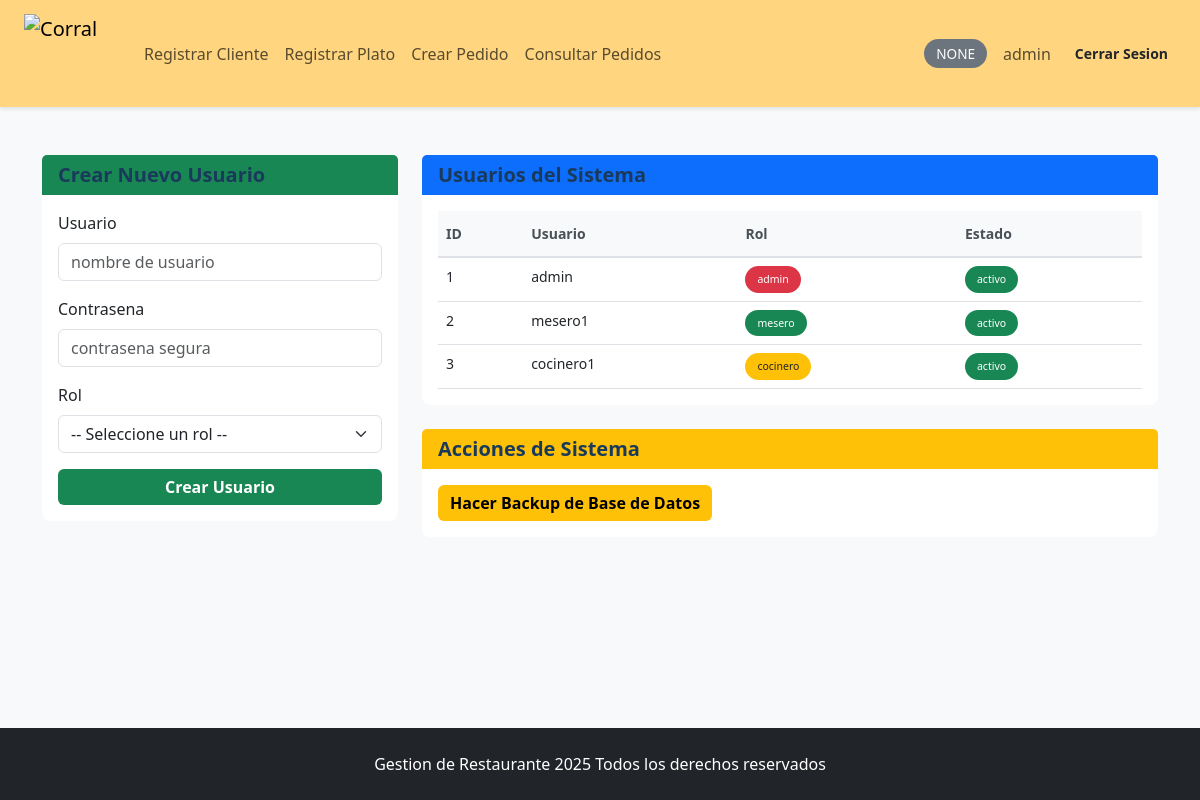
Screenshot of /admin/usuarios (signed in) with the database file from the repository.
### tables this page shows
CREATE TABLE usuarios (
            id INTEGER PRIMARY KEY AUTOINCREMENT,
            username TEXT UNIQUE NOT NULL,
            password TEXT NOT NULL,
            intentos_fallidos INTEGER DEFAULT 0,
            bloqueado INTEGER DEFAULT 0
        );

### app.py (the view)
@app.route('/admin/usuarios')
@login_required
@privilegio_required('crear_usuario')
def admin_usuarios():
    conn = get_connection()
    usuarios = conn.execute("""
        SELECT u.id, u.username, u.bloqueado,
               GROUP_CONCAT(r.nombre, ', ') as roles
        FROM usuarios u
        LEFT JOIN usuario_rol ur ON u.id = ur.usuario_id
        LEFT JOIN roles r ON ur.rol_id = r.id
        GROUP BY u.id
    """).fetchall()
    conn.close()
    registrar_log(session['username'], "acceso a gestion de usuarios")
    return render_template('admin_usuarios.html', usuarios=usuarios)

### app.py (called while the page is built)
def get_connection():
    conn = sqlite3.connect(DB)
    conn.row_factory = sqlite3.Row
    return conn

def registrar_log(usuario, accion):
    conn = get_connection()
    cursor = conn.cursor()
    fecha = datetime.now().strftime("%Y-%m-%d %H:%M:%S")
    cursor.execute("""
    INSERT INTO logs(usuario, accion, fecha)
    VALUES(?, ?, ?)
    """, (usuario, accion, fecha))
    conn.commit()
    conn.close()

def tiene_privilegio(user_id, privilegio):
    conn = get_connection()
    cursor = conn.cursor()
    cursor.execute("""
    SELECT p.nombre
    FROM privilegios p
    JOIN rol_privilegio rp ON p.id = rp.privilegio_id
    JOIN usuario_rol ur ON ur.rol_id = rp.rol_id
    WHERE ur.usuario_id = ?
    """, (user_id,))
    privilegios_usuario = [p[0] for p in cursor.fetchall()]
    conn.close()
    return privilegio in privilegios_usuario

def login_required(f):
    @wraps(f)
    def decorated_function(*args, **kwargs):
        if 'user_id' not in session:
            return redirect(url_for('login'))
        return f(*args, **kwargs)
    return decorated_function

def privilegio_required(privilegio):
    def decorator(f):
        @wraps(f)
        def decorated_function(*args, **kwargs):
            if 'user_id' not in session:
                return redirect(url_for('login'))
            if not tiene_privilegio(session['user_id'], privilegio):
                flash('sin permiso para acceder a esta seccion', 'danger')
                return redirect(url_for('index'))
            return f(*args, **kwargs)
        return decorated_function
    return decorator

### templates/admin_usuarios.html (shortened to what this page needs)
{% extends "base.html" %}
{% block contenido %}
<div class="row">
    <div class="col-lg-4 mb-4">
        <div class="card">
            <div class="card-header bg-success text-white">
                <h5 class="mb-0">Crear Nuevo Usuario</h5>
            </div>
            <div class="card-body">
                <form method="POST" action="{{ url_for('admin_crear_usuario') }}" class="needs-validation" novalidate>
                    <div class="mb-3">
                        <label for="username" class="form-label">Usuario</label>
                        <input type="text" class="form-control" id="username" name="username" placeholder="nombre de usuario" required>
                    </div>
                    <div class="mb-3">
                        <label for="password" class="form-label">Contrasena</label>
                        <input type="password" class="form-control" id="password" name="password" placeholder="contrasena segura" required>
                    </div>
                    <div class="mb-3">
                        <label for="rol" class="form-label">Rol</label>
                        <select class="form-select" id="rol" name="rol" required>
                            <option value="">-- Seleccione un rol --</option>
                        </select>
                    </div>
                    <button type="submit" class="btn btn-success w-100">
                        Crear Usuario
                    </button>
                </form>
            </div>
        </div>
    </div>
    <div class="col-lg-8">
        <div class="card">
            <div class="card-header bg-primary text-white">
                <h5 class="mb-0">Usuarios del Sistema</h5>
            </div>
            <div class="card-body">
                <div class="table-responsive">
                    <table class="table table-hover">
                        <thead class="table-light">
                            <tr>
                                <th>ID</th>
                                <th>Usuario</th>
                                <th>Rol</th>
                                <th>Estado</th>
                            </tr>
                        </thead>
                        <tbody>
                            {% for usuario in usuarios %}
                                <tr>
                                    <td>{{ usuario.id }}</td>
                                    <td>{{ usuario.username }}</td>
                                    <td>
                                        {% if usuario.roles %}
                                            {% for rol in usuario.roles.split(', ') %}
                                                {% if rol == 'admin' %}
                                                    <span class="badge bg-danger">{{ rol }}</span>
                                                {% elif rol == 'mesero' %}
                                                    <span class="badge bg-success">{{ rol }}</span>
                                                {% elif rol == 'cocinero' %}
                                                    <span class="badge bg-warning text-dark">{{ rol }}</span>
                                                {% else %}
                                                    <span class="badge bg-secondary">{{ rol }}</span>
                                                {% endif %}
                                            {% endfor %}
                                        {% else %}
                                            <span class="badge bg-secondary">sin rol</span>
                                        {% endif %}
                                    </td>
                                    <td>
                                        {% if usuario.bloqueado == 1 %}
                                            <span class="badge bg-danger">bloqueado</span>
                                        {% else %}
                                            <span class="badge bg-success">activo</span>
                                        {% endif %}
                                    </td>
                                </tr>
                            {% endfor %}
                        </tbody>
                    </table>
                </div>
            </div>
        </div>
        <div class="card mt-4">
            <div class="card-header bg-warning text-dark">
                <h5 class="mb-0">Acciones de Sistema</h5>
            </div>
            <div class="card-body">
                <form method="POST" action="{{ url_for('admin_backup') }}" style="display: inline;">
                    <button type="submit" class="btn btn-warning">
                        Hacer Backup de Base de Datos
                    </button>
                </form>
            </div>
        </div>
    </div>
</div>
{% endblock %}

### templates/components/navbar.html (shortened to what this page needs)
<nav class="navbar navbar-light d-flex justify-content-between align-items-center ps-4 pe-4" style="background-color: #FFD580;">
    <div class="d-flex align-items-center gap-4">
        <a class="navbar-brand mb-0" href="{{ url_for('index') }}">
            <img src="https://i.revistapym.com.co/old/2016/10/logo-corral-1.png" alt="Corral" width="80" height="80" class="d-inline-block align-text-top">
        </a>
        <ul class="navbar-nav d-flex flex-row gap-3 mb-0">
            <li class="nav-item">
                <a class="nav-link" href="{{ url_for('registrar_cliente') }}">Registrar Cliente</a>
            </li>
            <li class="nav-item">
                <a class="nav-link" href="{{ url_for('registrar_plato') }}">Registrar Plato</a>
            </li>
            <li class="nav-item">
                <a class="nav-link" href="{{ url_for('crear_pedido') }}">Crear Pedido</a>
            </li>
            <li class="nav-item">
                <a class="nav-link" href="{{ url_for('consultar_pedidos') }}">Consultar Pedidos</a>
            </li>
        </ul>
    </div>
    <div class="d-flex align-items-center gap-3">
        {% if session.get('rol') == 'admin' %}
            <span class="badge bg-danger rol-badge">{{ session.get('rol') }}</span>
        {% elif session.get('rol') == 'mesero' %}
            <span class="badge bg-success rol-badge">{{ session.get('rol') }}</span>
        {% elif session.get('rol') == 'cocinero' %}
            <span class="badge bg-warning text-dark rol-badge">{{ session.get('rol') }}</span>
        {% else %}
            <span class="badge bg-secondary rol-badge">{{ session.get('rol') }}</span>
        {% endif %}
        <span class="navbar-text">{{ session.get('username', 'usuario') }}</span>
        <a class="nav-link" href="{{ url_for('logout') }}">
            <button class="btn btn-sm btn-outline-dark">Cerrar Sesion</button>
        </a>
    </div>
</nav>

### static/css/estilos.css (style rules this page uses)
html { height: 100%; }
body { background-color: #f8f9fa; font-family: 'Segoe UI', Tahoma, Geneva, Verdana, sans-serif; display: flex; flex-direction: column; min-height: 100vh; margin: 0; padding: 0; }
nav.navbar { box-shadow: 0 2px 4px rgba(0, 0, 0, 0.1); flex-shrink: 0; }
.card { border-radius: 8px; border: none; transition: transform 0.3s ease, box-shadow 0.3s ease; }
.card-header { border-radius: 8px 8px 0 0; border: none; }
.btn { font-weight: 600; transition: all 0.3s ease; border-radius: 6px; border: none; }
.form-control, .form-select { border: 1px solid #dee2e6; transition: border-color 0.3s ease, box-shadow 0.3s ease; border-radius: 6px; }
.table { margin-bottom: 0; font-size: 0.875rem; }
.table tbody tr { transition: background-color 0.2s ease; }
.table thead th { background-color: #f8f9fa; color: #495057; font-weight: 600; border-bottom: 2px solid #dee2e6; padding-top: 0.75rem; padding-bottom: 0.75rem; }
h1, h2, h3, h4, h5, h6 { color: #1a3a5c; margin-bottom: 1rem; font-weight: 700; }
.badge { padding-top: 0.5rem; padding-bottom: 0.5rem; padding-left: 0.75rem; padding-right: 0.75rem; border-radius: 20px; font-weight: 500; }
.rol-badge { font-size: 0.85rem; padding-top: 0.5rem !important; padding-bottom: 0.5rem !important; text-transform: uppercase; transition: all 0.3s ease; }

### rows the page displays
usuarios: get "admin", id "1", username "admin", rol "admin", bloqueado "activo"
usuarios: id "2", username "mesero1", rol "mesero", bloqueado "activo"
usuarios: id "3", username "cocinero1", rol "cocinero", bloqueado "activo"

### other values shown
{{ session.get('rol') }} "NONE"
